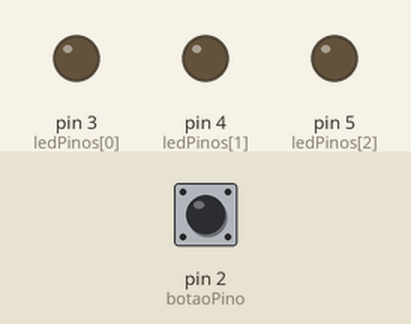
The sketch below on a simulated Arduino Uno, built with avr-gcc and run on an emulated ATmega328P. Shown: output pins drawn as LEDs (lit = HIGH). The inputs (shaded band) are chosen by the test bench; at power-on: pin 2 (botaoPino) LOW.

Above: at 1.2 s.
1.3 s: pin 2 (botaoPino) pulled HIGH for 0.15 s
At 1.9 s:
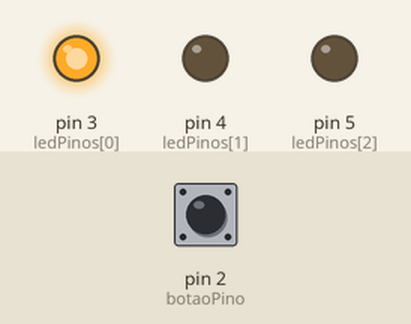
2.9 s: pin 2 (botaoPino) pulled HIGH for 1 s
At 4.3 s:
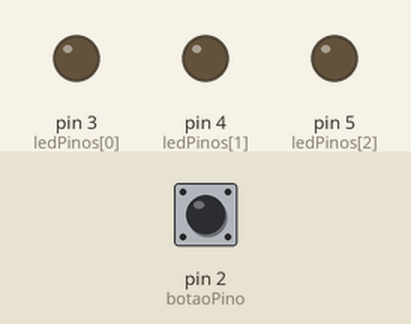
5.4 s: pin 2 (botaoPino) pulled HIGH for 0.15 s
At 6.2 s:
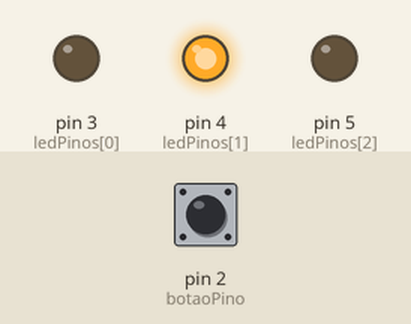
7.0 s: pin 2 (botaoPino) pulled HIGH for 3.2 s
At 7.4 s:
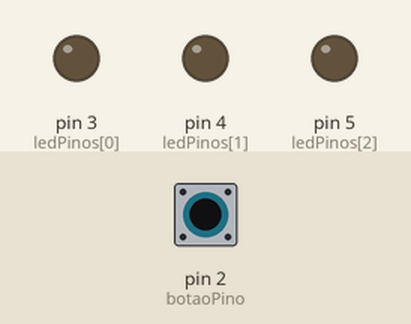
11.7 s: pin 2 (botaoPino) pulled HIGH for 0.15 s
At 12.2 s:
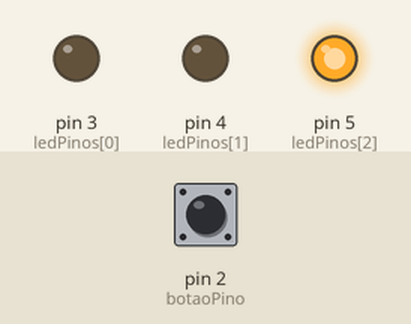
Timing chart, 0 to 14.3 s (numbered marks = the images above; inputs shaded):
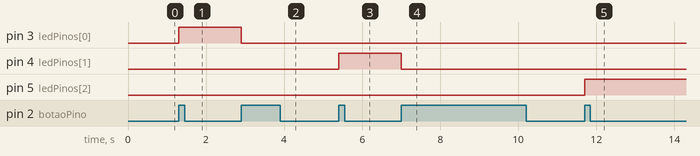

The sketch:

exec6.ino
```cpp
const int ledPinos[] = {3, 4, 5};
const int numLEDs = sizeof(ledPinos) / sizeof(ledPinos[0]);
const int botaoPino = 2;


bool botaoPressionado = false;
int ledAtual = 0;

void setup() {
  // Configura os pinos dos LEDs como saídas
  for (int i = 0; i < numLEDs; i++) {
    pinMode(ledPinos[i], OUTPUT);
    digitalWrite(ledPinos[i], LOW); // Desliga todos os LEDs inicialmente
  }


  pinMode(botaoPino, INPUT);
}

void loop() {
  // Verifica se o botão foi pressionado
  if (digitalRead(botaoPino) == HIGH && !botaoPressionado) {
    botaoPressionado = true; // Marca o botão como pressionado

    // Alterna o estado do LED atual
    digitalWrite(ledPinos[ledAtual], !digitalRead(ledPinos[ledAtual]));

    // Se o LED atual foi desligado, avança para o próximo LED
    if (digitalRead(ledPinos[ledAtual]) == LOW) {
      ledAtual = (ledAtual + 1) % numLEDs;
    }
  }

  // Verifica se o botão foi solto
  if (digitalRead(botaoPino) == LOW && botaoPressionado) {
    botaoPressionado = false; // Marca o botão como não pressionado
  }
}
```

Measured:
- after the input at 1.3 s, pin 3 (ledPinos[0]): LOW → HIGH at once
- after the input at 2.9 s, pin 3 (ledPinos[0]): HIGH → LOW at once
- after the input at 5.4 s, pin 4 (ledPinos[1]): LOW → HIGH at once
- after the input at 7.0 s, pin 4 (ledPinos[1]): HIGH → LOW at once
- after the input at 11.7 s, pin 5 (ledPinos[2]): LOW → HIGH at once
